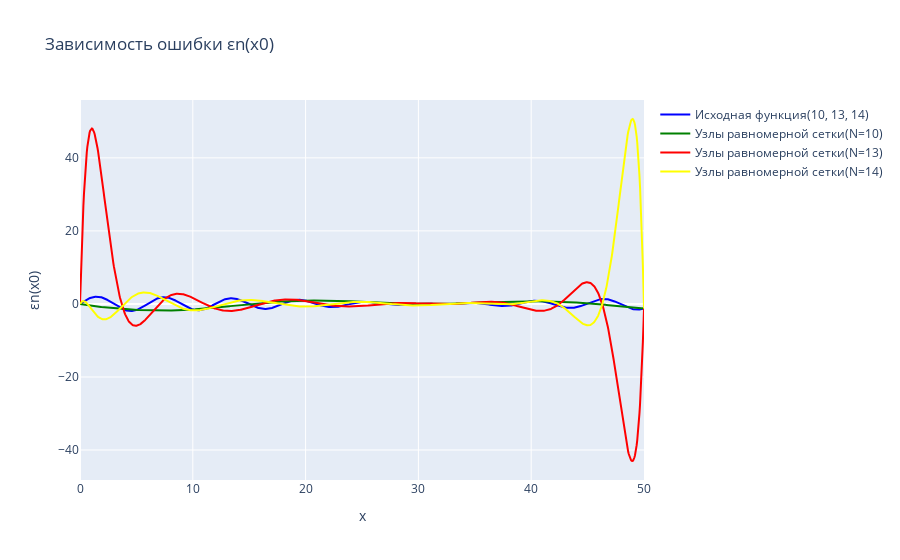
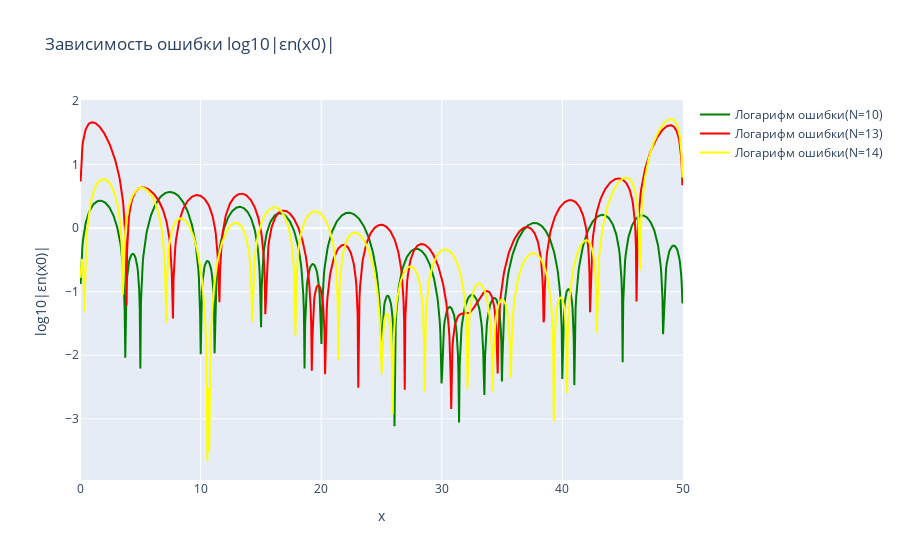

Here is the notebook cell these charts were saved with, in order:
### Code cell
make_plot_uniform((10,13,14))

### Figure 1 — Plotly figure (JSON) as saved in the notebook; plotly's stock layout.template omitted (floating-point values rounded to 4 significant figures; data arrays with more than 128 entries replaced by an {"elided": "..."} marker saying what was removed)
{"data": [{"line": {"color": "blue", "width": 2}, "mode": "lines", "name": "Исходная функция(10, 13, 14)", "type": "scatter", "x": {"elided": "1000 float values"}, "y": {"elided": "1000 float values"}}, {"line": {"color": "green", "width": 2}, "mode": "lines", "name": "Узлы равномерной сетки(N=10)", "type": "scatter", "x": {"elided": "1000 float values"}, "y": {"elided": "1000 float values"}}, {"line": {"color": "red", "width": 2}, "mode": "lines", "name": "Узлы равномерной сетки(N=13)", "type": "scatter", "x": {"elided": "1000 float values"}, "y": {"elided": "1000 float values"}}, {"line": {"color": "yellow", "width": 2}, "mode": "lines", "name": "Узлы равномерной сетки(N=14)", "type": "scatter", "x": {"elided": "1000 float values"}, "y": {"elided": "1000 float values"}}], "layout": {"title": {"text": "Зависимость ошибки εn(x0)"}, "xaxis": {"title": {"text": "x"}}, "yaxis": {"title": {"text": "εn(x0)"}}}}

### Figure 2 — Plotly figure (JSON) as saved in the notebook; plotly's stock layout.template omitted (floating-point values rounded to 4 significant figures; data arrays with more than 128 entries replaced by an {"elided": "..."} marker saying what was removed)
{"data": [{"line": {"color": "green", "width": 2}, "mode": "lines", "name": "Логарифм ошибки(N=10)", "type": "scatter", "x": {"elided": "1000 float values"}, "y": {"elided": "1000 float values"}}, {"line": {"color": "red", "width": 2}, "mode": "lines", "name": "Логарифм ошибки(N=13)", "type": "scatter", "x": {"elided": "1000 float values"}, "y": {"elided": "1000 float values"}}, {"line": {"color": "yellow", "width": 2}, "mode": "lines", "name": "Логарифм ошибки(N=14)", "type": "scatter", "x": {"elided": "1000 float values"}, "y": {"elided": "1000 float values"}}], "layout": {"title": {"text": "Зависимость ошибки log10|εn(x0)|"}, "xaxis": {"title": {"text": "x"}}, "yaxis": {"title": {"text": "log10|εn(x0)|"}}}}
